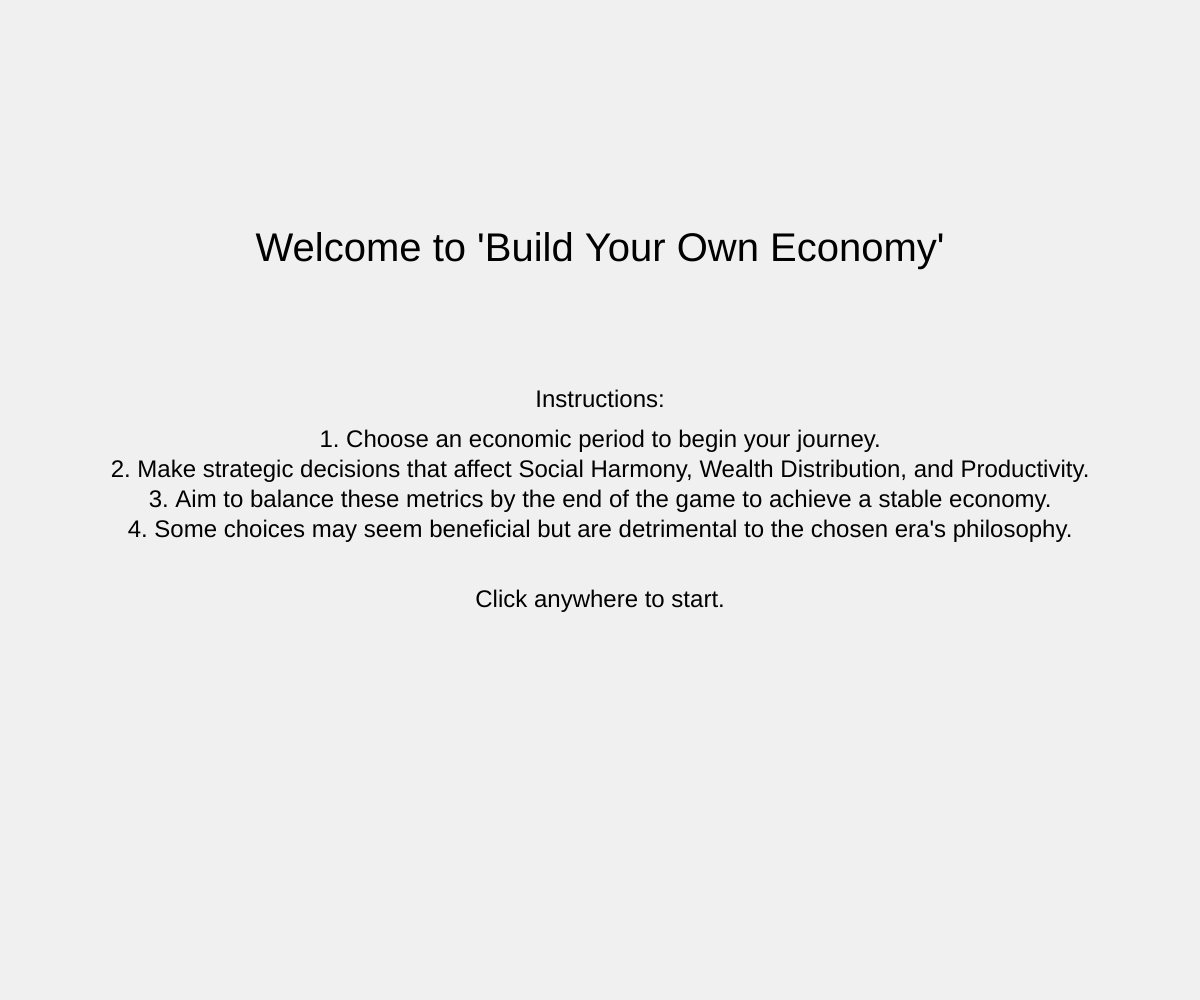
Frame 1 (no input)
Frame 60 (no input): identical to frame 1, image omitted
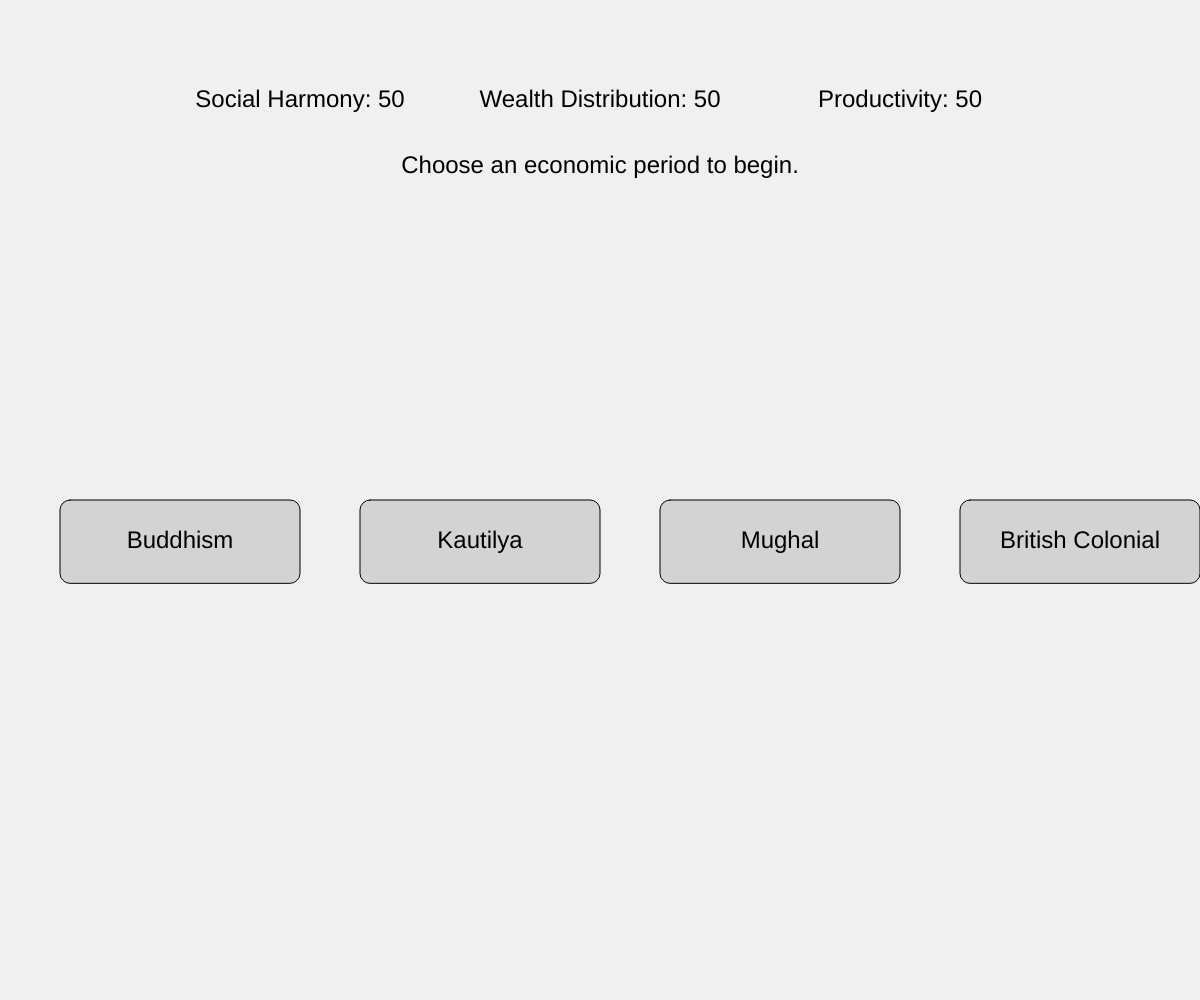
Frame 120 (the mouse pressed at the canvas centre since frame 60)

The p5.js sketch that drew these frames (run headless with seeded random() and noise() and a simulated clock; from frame 60 on, the mouse is pressed at the canvas centre):

// p5.js sketch
// ── sketch.js
let era;
let socialHarmony = 50;
let wealthDistribution = 50;
let productivity = 50;
let message = "Choose an economic period to begin.";
let choicesMade = 0;
let maxChoices = 7; // Max decisions before ending the game
let startScreen = true;
let gameScreen = false;

function setup() {
  createCanvas(windowWidth, windowHeight);
  textAlign(CENTER, CENTER);
}

function windowResized() {
  resizeCanvas(windowWidth, windowHeight);
}

function draw() {
  background(240);

  if (startScreen) {
    displayInstructions();
  } else if (gameScreen) {
    displayGame();
  }
}

function displayInstructions() {
  textSize(width / 30); // Dynamically adjust text size
  text("Welcome to 'Build Your Own Economy'", width / 2, height / 4);
  textSize(width / 50);
  text("Instructions:", width / 2, height / 2 - 100);
  text(
    "1. Choose an economic period to begin your journey.",
    width / 2,
    height / 2 - 60
  );
  text(
    "2. Make strategic decisions that affect Social Harmony, Wealth Distribution, and Productivity.",
    width / 2,
    height / 2 - 30
  );
  text(
    "3. Aim to balance these metrics by the end of the game to achieve a stable economy.",
    width / 2,
    height / 2
  );
  text(
    "4. Some choices may seem beneficial but are detrimental to the chosen era's philosophy.",
    width / 2,
    height / 2 + 30
  );
  text("Click anywhere to start.", width / 2, height / 2 + 100);
}

function mousePressed() {
  if (startScreen) {
    startScreen = false;
    gameScreen = true;
  } else if (gameScreen && !era) {
    checkEraSelection();
  } else if (gameScreen && era) {
    makeChoice();
  }
}

function displayGame() {
  displayStats();

  if (!era) {
    displayEraButtons();
  } else {
    displayChoiceButtons();
  }

  if (choicesMade >= maxChoices) {
    endGame();
  }
}

function displayStats() {
  textSize(width / 50);
  text(`Social Harmony: ${socialHarmony}`, width / 4, height / 10);
  text(`Wealth Distribution: ${wealthDistribution}`, width / 2, height / 10);
  text(`Productivity: ${productivity}`, (3 * width) / 4, height / 10);
  text(message, width / 2, height / 6);
}

function displayEraButtons() {
  let buttonWidth = width / 5;
  let buttonHeight = height / 12;
  let spacing = width / 20;

  ["Buddhism", "Kautilya", "Mughal", "British Colonial"].forEach(
    (eraName, index) => {
      let x = spacing + index * (buttonWidth + spacing);
      let y = height / 2;

      fill("lightgray");
      rect(x, y, buttonWidth, buttonHeight, 10); // Rounded rectangle
      fill(0);
      textSize(width / 50);
      text(eraName, x + buttonWidth / 2, y + buttonHeight / 2);
    }
  );
}

function checkEraSelection() {
  let buttonWidth = width / 5;
  let buttonHeight = height / 12;
  let spacing = width / 20;

  let eras = ["Buddhism", "Kautilya", "Mughal", "British Colonial"];
  for (let i = 0; i < eras.length; i++) {
    let x = spacing + i * (buttonWidth + spacing);
    let y = height / 2;
   
    if (
      mouseX > x &&
      mouseX < x + buttonWidth &&
      mouseY > y &&
      mouseY < y + buttonHeight
    ) {
      era = eras[i];
      message = `You chose ${era}.`;
      break;
    }
  }
}

function getChoicesForEra(era) {
  const choices = {
    Buddhism: [
      { label: "Invest in Agriculture and Charity", effect: () => applyEffects(5, 3, 0) },
      { label: "Encourage Ethical Wealth Management", effect: () => applyEffects(4, 2, 0) },
      { label: "Promote Community Savings Groups", effect: () => applyEffects(5, 4, -1) },
      { label: "Expand Luxury Goods Trade", effect: () => applyEffects(-5, -3, 2) },
      { label: "Increase Tax on Farmers", effect: () => applyEffects(-5, -4, 1) },
    ],
    Kautilya: [
      { label: "Implement Strict Tax Collection", effect: () => applyEffects(-2, 5, 4) },
      { label: "Control Trade and Set Price Standards", effect: () => applyEffects(3, 2, 3) },
      { label: "Enforce Land and Resource Management", effect: () => applyEffects(2, 3, 5) },
      { label: "Allow Unregulated Trade", effect: () => applyEffects(-4, -2, 2) },
      { label: "Cut Taxes for the Wealthy", effect: () => applyEffects(-3, -5, -1) },
    ],
    Mughal: [
      { label: "Expand Trade with Foreign Merchants", effect: () => applyEffects(0, 5, 5) },
      { label: "Encourage Artisan Production for Export", effect: () => applyEffects(0, 4, 3) },
      { label: "Construct Irrigation and Public Works", effect: () => applyEffects(3, 2, 5) },
      { label: "Reduce Artisan Support in Favor of Imports", effect: () => applyEffects(-5, -3, 1) },
      { label: "Raise Taxes on Peasants", effect: () => applyEffects(-4, -2, 3) },
    ],
    "British Colonial": [
      { label: "Enforce High Taxes on Local Goods", effect: () => applyEffects(-5, 3, 5) },
      { label: "Expand Plantation Economy", effect: () => applyEffects(-3, 0, 5) },
      { label: "Export Raw Materials to Britain", effect: () => applyEffects(-4, -2, 4) },
      { label: "Encourage Local Industry Development", effect: () => applyEffects(5, -4, -3) },
      { label: "Reduce Tax Burden on Local Populations", effect: () => applyEffects(5, 3, -5) },
    ],
  };
  return choices[era];
}

function displayChoiceButtons() {
  let options = getChoicesForEra(era);
  let buttonWidth = width / 5;
  let buttonHeight = height / 12;
  let spacing = height / 20;
  let startX = width / 2 - ((options.length * buttonWidth) + spacing * (options.length - 1)) / 2;
  let startY = height / 1.5;

  options.forEach((option, index) => {
    let x = startX + index * (buttonWidth + spacing);
    fill("lightgray");
    rect(x, startY, buttonWidth, buttonHeight, 10);
    fill(0);
    textSize(width / 90);
    text(option.label, x + buttonWidth / 2, startY + buttonHeight / 2);
  });
}

function makeChoice() {
  let options = getChoicesForEra(era);
  let buttonWidth = width / 5;
  let buttonHeight = height / 12;
  let spacing = height / 20;
  let startX = width / 2 - ((options.length * buttonWidth) + spacing * (options.length - 1)) / 2;
  let startY = height / 1.5;

  options.forEach((option, index) => {
    let x = startX + index * (buttonWidth + spacing);
    if (
      mouseX > x &&
      mouseX < x + buttonWidth &&
      mouseY > startY &&
      mouseY < startY + buttonHeight
    ) {
      option.effect();
      message = `You chose: ${option.label}`;
    }
  });
}

function applyEffects(social, wealth, productivityEffect) {
  socialHarmony += social;
  wealthDistribution += wealth;
  productivity += productivityEffect;
  choicesMade++;
}

function endGame() {
  background(50, 150, 200);
  fill(255);
  textSize(width / 30);
  text(
    `Game Over! Choices Made: ${choicesMade}\nSocial Harmony: ${socialHarmony}\nWealth Distribution: ${wealthDistribution}\nProductivity: ${productivity}`,

    width / 2,
    height / 2
  );
}

function endGame() {
  background(240);
  textSize(20);
  textAlign(CENTER, CENTER);
  text(`Game Over! \nChoices Made: ${choicesMade}\nSocial Harmony: ${socialHarmony}\nWealth Distribution: ${wealthDistribution}\nProductivity: ${productivity}`, width / 2, height / 3);

  let resultMessage = ""; // Message to display
  let subMessage = "";   // Additional details based on performance

  // Final evaluation based on the metrics
  if (socialHarmony > 70 && wealthDistribution > 70 && productivity > 70) {
    resultMessage = "Congratulations! You've built a strong and balanced economy.";
    subMessage = "Your efforts have led to harmony, fair wealth distribution, and robust productivity.";
  } else if (socialHarmony > 60 && wealthDistribution > 60) {
    resultMessage = "Good Job! You've created a fair and stable economy.";
    subMessage = "However, you could improve productivity to sustain long-term growth.";
  } else if (productivity > 70) {
    resultMessage = "Productivity is booming, but at a social cost.";
    subMessage = "High output may not last without harmony and equitable wealth distribution.";
  } else if (socialHarmony < 40) {
    resultMessage = "Your economy suffers from social unrest.";
    subMessage = "Consider policies to promote unity and address inequalities.";
  } else if (wealthDistribution < 40) {
    resultMessage = "The wealth gap is too high for stability.";
    subMessage = "Focus on fairer resource allocation to prevent future issues.";
  } else if (productivity < 40) {
    resultMessage = "Productivity levels are critically low.";
    subMessage = "Your economy needs innovation and investment in growth.";
  } else {
    resultMessage = "Your economy needs more balance to sustain long-term growth.";
    subMessage = "Try balancing all factors to achieve stability and prosperity.";
  }

  // Display the final messages
  textSize(18);
  text(resultMessage, width / 2, height / 2);
  textSize(14);
  text(subMessage, width / 2, height / 2 + 50);
  text("Refresh the page to play again!", width / 2, height / 2 + 100);
}
